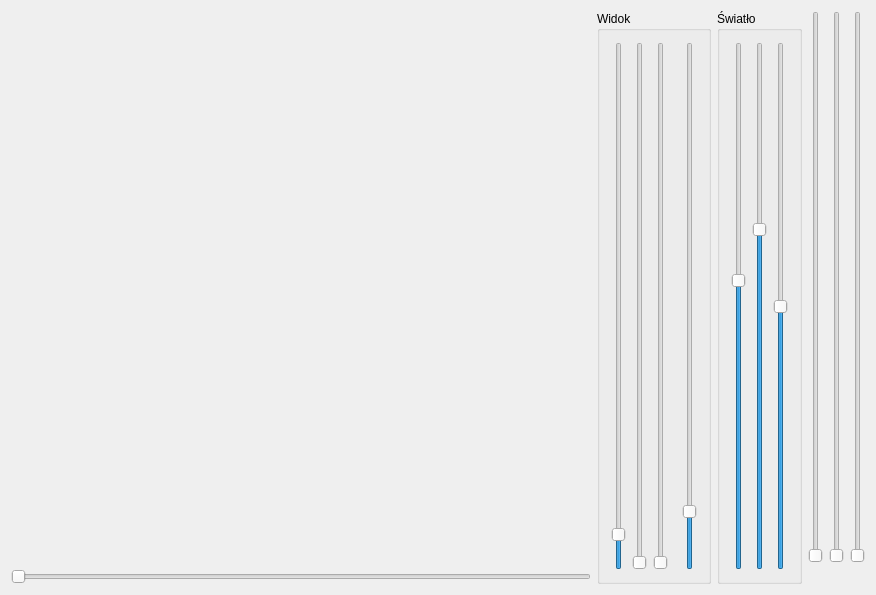
<?xml version="1.0" encoding="UTF-8"?>
<ui version="4.0">
 <class>MainWindow</class>
 <widget class="QMainWindow" name="MainWindow">
  <property name="geometry">
   <rect>
    <x>0</x>
    <y>0</y>
    <width>876</width>
    <height>595</height>
   </rect>
  </property>
  <property name="windowTitle">
   <string>MainWindow</string>
  </property>
  <widget class="QWidget" name="centralWidget">
   <layout class="QGridLayout" name="gridLayout">
    <item row="0" column="8">
     <widget class="QSlider" name="verticalSliderMaxLayer">
      <property name="orientation">
       <enum>Qt::Vertical</enum>
      </property>
     </widget>
    </item>
    <item row="0" column="5" rowspan="2">
     <widget class="QGroupBox" name="groupBoxView">
      <property name="sizePolicy">
       <sizepolicy hsizetype="Maximum" vsizetype="Preferred">
        <horstretch>0</horstretch>
        <verstretch>0</verstretch>
       </sizepolicy>
      </property>
      <property name="title">
       <string>Widok</string>
      </property>
      <layout class="QHBoxLayout" name="horizontalLayout">
       <item>
        <widget class="QSlider" name="verticalSliderRotX">
         <property name="maximum">
          <number>3600</number>
         </property>
         <property name="value">
          <number>200</number>
         </property>
         <property name="orientation">
          <enum>Qt::Vertical</enum>
         </property>
        </widget>
       </item>
       <item>
        <widget class="QSlider" name="verticalSliderRotZ">
         <property name="maximum">
          <number>3600</number>
         </property>
         <property name="orientation">
          <enum>Qt::Vertical</enum>
         </property>
        </widget>
       </item>
       <item>
        <widget class="QSlider" name="verticalSliderRotY">
         <property name="maximum">
          <number>3600</number>
         </property>
         <property name="orientation">
          <enum>Qt::Vertical</enum>
         </property>
        </widget>
       </item>
       <item>
        <spacer name="horizontalSpacer">
         <property name="orientation">
          <enum>Qt::Horizontal</enum>
         </property>
         <property name="sizeType">
          <enum>QSizePolicy::Fixed</enum>
         </property>
         <property name="sizeHint" stdset="0">
          <size>
           <width>8</width>
           <height>20</height>
          </size>
         </property>
        </spacer>
       </item>
       <item>
        <widget class="QSlider" name="verticalSliderZoom">
         <property name="maximum">
          <number>1000</number>
         </property>
         <property name="value">
          <number>100</number>
         </property>
         <property name="orientation">
          <enum>Qt::Vertical</enum>
         </property>
        </widget>
       </item>
      </layout>
     </widget>
    </item>
    <item row="1" column="0">
     <widget class="QSlider" name="horizontalSlider_Slider">
      <property name="maximum">
       <number>10000</number>
      </property>
      <property name="orientation">
       <enum>Qt::Horizontal</enum>
      </property>
     </widget>
    </item>
    <item row="0" column="7">
     <widget class="QSlider" name="verticalSliderMinLayer">
      <property name="orientation">
       <enum>Qt::Vertical</enum>
      </property>
     </widget>
    </item>
    <item row="0" column="6" rowspan="2">
     <widget class="QGroupBox" name="groupBoxLight">
      <property name="sizePolicy">
       <sizepolicy hsizetype="Maximum" vsizetype="Preferred">
        <horstretch>0</horstretch>
        <verstretch>0</verstretch>
       </sizepolicy>
      </property>
      <property name="title">
       <string>Światło</string>
      </property>
      <layout class="QHBoxLayout" name="horizontalLayout_2">
       <item>
        <widget class="QSlider" name="verticalSliderLightX">
         <property name="minimum">
          <number>-100</number>
         </property>
         <property name="maximum">
          <number>100</number>
         </property>
         <property name="value">
          <number>10</number>
         </property>
         <property name="orientation">
          <enum>Qt::Vertical</enum>
         </property>
        </widget>
       </item>
       <item>
        <widget class="QSlider" name="verticalSliderLightY">
         <property name="minimum">
          <number>-100</number>
         </property>
         <property name="maximum">
          <number>100</number>
         </property>
         <property name="value">
          <number>30</number>
         </property>
         <property name="orientation">
          <enum>Qt::Vertical</enum>
         </property>
        </widget>
       </item>
       <item>
        <widget class="QSlider" name="verticalSliderLightZ">
         <property name="minimum">
          <number>-100</number>
         </property>
         <property name="maximum">
          <number>100</number>
         </property>
         <property name="orientation">
          <enum>Qt::Vertical</enum>
         </property>
        </widget>
       </item>
      </layout>
     </widget>
    </item>
    <item row="0" column="0">
     <widget class="WidgetOpenGL" name="widgetOpenGL" native="true">
      <property name="minimumSize">
       <size>
        <width>200</width>
        <height>200</height>
       </size>
      </property>
     </widget>
    </item>
    <item row="0" column="9">
     <widget class="QSlider" name="verticalSliderHeight">
      <property name="orientation">
       <enum>Qt::Vertical</enum>
      </property>
     </widget>
    </item>
   </layout>
  </widget>
 </widget>
 <layoutdefault spacing="6" margin="11"/>
 <customwidgets>
  <customwidget>
   <class>WidgetOpenGL</class>
   <extends>QWidget</extends>
   <header location="global">widgetopengl.h</header>
   <container>1</container>
   <slots>
    <slot>v_transform()</slot>
   </slots>
  </customwidget>
 </customwidgets>
 <resources/>
 <connections/>
</ui>
